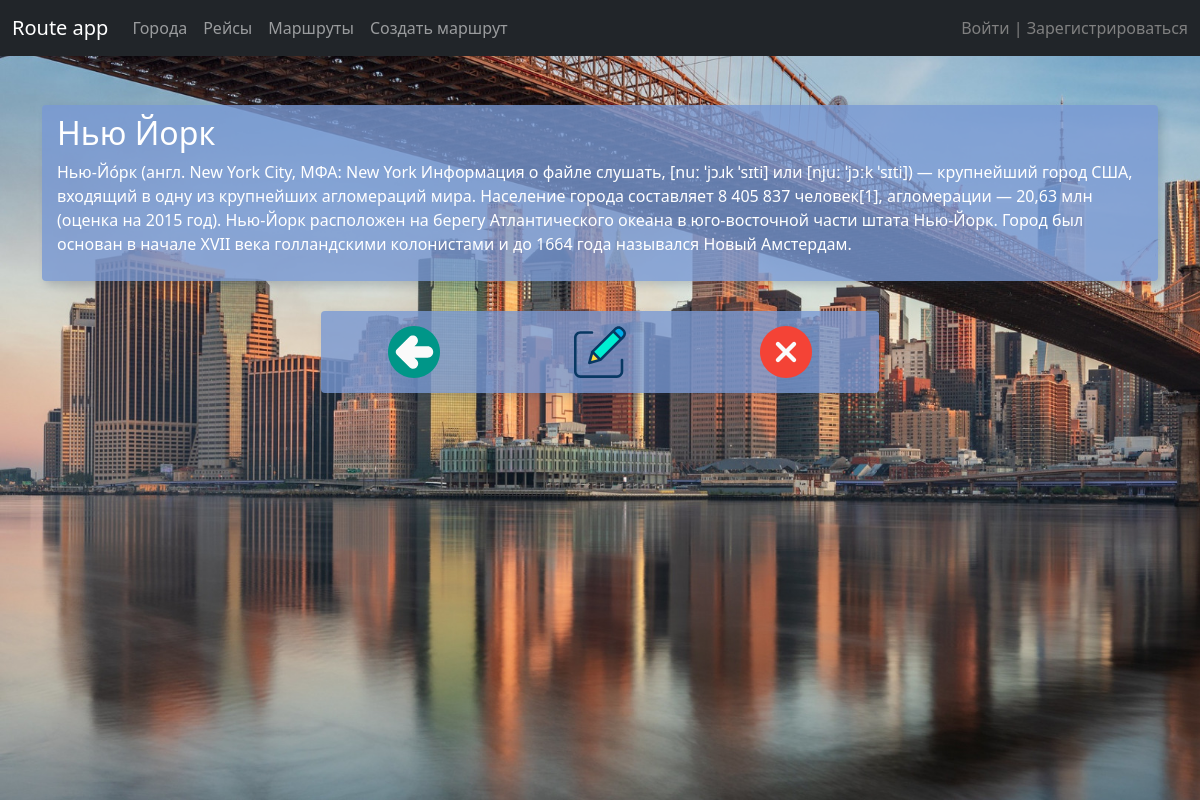
Screenshot of /city/1/ with the database file from the repository.
### route/models.py (models this page shows, shortened)
class Cities(models.Model):
    city = models.CharField('Город', max_length=50, unique=True)
    description = models.TextField('Описание города')
    photo = models.ImageField(upload_to='photos')
    class Meta:
        verbose_name = 'Город'
        verbose_name_plural = "Города"

### route/views.py (the view)
# urls.py: path('city/<int:pk>/', show_city, name='city'),
def show_city(request, pk):
    return render(request, 'route/city.html', {'city': get_object_or_404(Cities, id=pk)})

### templates/route/city.html
{% extends 'route/base.html' %}
{% load static %}
{% block content %}
<div class="full_screen" style="background-image: url('{{ city.photo.url }}'); background-size: cover;">
    <div class="container">
        <div class="city_stuff">
    <h2>{{ city.city }}</h2>
    <p>{{ city.description }}</p>
        </div>
        <div class="buttons row col-md-6 col-sm-12" style="margin: 0 auto;">
            <div class="a-wrapper col-4">
                <a href="{% url 'cities' %}" class="btn back"><img src="{% static 'img/left-arrow.svg' %}"></a>
            </div>
            <div class="a-wrapper col-4">
                <a href="{% url 'update_city' city.pk %}" class="btn back col-4"><img src="{% static 'img/edit.svg' %}"></a>
            </div>
            <div class="a-wrapper col-4">
                <a href="{% url 'delete_city' city.pk %}" class="btn back col-4 del"><img src="{% static 'img/remove.svg' %}"></a>
            </div>
        </div>
    </div>
</div>
{% endblock %}

### route/static/css/main.css (style rules this page uses)
.full_screen { width: 100%; height: 100vh; padding-top: 75px; }
.full_screen .city_stuff, .buttons { background: rgba(120, 153, 212, 0.8); border-radius: 4px; backdrop-filter: opacity(.3); margin: 30px auto; padding: 9px 15px; box-shadow: 4px 4px 8px 0px rgba(34, 60, 80, 0.2); color: white; }
.back img { width: 100%; }
.buttons a { width: 52px; height: 52px; padding: 0; margin: 0 auto; border: none; }
.a-wrapper { text-align: center; }
.buttons { padding: 15px 0; }

### rows the page displays
Cities: photo (picture), city "Нью Йорк", description "Нью-Йо́рк (англ. New York City, МФА: New York Информация о файле слушать, [nuː ˈjɔɹk ˈsɪti] или [njuː ˈjɔːk ˈsɪti]) — крупнейший город США, входящий в одну из крупнейших агломераций мира. Население города составляет 8 405 837 человек[1], агломерации — 20,63 млн (оценка на 2015 год). Нью-Йорк расположен на берегу Атлантического океана в юго-восточной части штата Нью-Йорк. Город был основан в начале XVII века голландскими колонистами и до 1664 года назывался Новый Амстердам."
